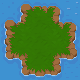

The image is a tile-based game level rendered from a .tmx file. Its description and complete source (layers, tilesets, objects, tile grids) follow:
An orthogonal 5x5 tile map with 16x16 px tiles, 4 tile layers (Ground0, Ground1, GroundDecoration0, GroundDecoration1), 4 tilesets and 3 objects.

<map version="1.10" tiledversion="1.11.2" orientation="orthogonal" renderorder="right-down" width="5" height="5" tilewidth="16" tileheight="16" infinite="0" nextlayerid="12" nextobjectid="39">
 <editorsettings>
  <export target="../../Data/Testing_Zone2.xml" format="tmx" />
 </editorsettings>
 <properties>
  <property name="IsInside" type="bool" value="false" />
 </properties>
 <tileset firstgid="1" source="../../Tilesets/Cave_Tiles.tsx" />
 <tileset firstgid="290" source="../../Tilesets/Floors_Tiles.tsx" />
 <tileset firstgid="915" source="../../Tilesets/Water_tiles.tsx" />
 <tileset firstgid="1540" source="../../Tilesets/Building_Atlas.tsx" />
 <layer id="2" name="Ground0" width="5" height="5">
  <data encoding="csv">
915,916,917,918,919,
940,941,942,943,944,
965,966,967,968,969,
990,991,992,993,994,
1015,1016,1017,1018,1019
</data>
 </layer>
 <layer id="1" name="Ground1" width="5" height="5">
  <data encoding="csv">
0,0,0,0,0,
0,0,0,0,0,
0,0,0,0,0,
0,0,0,0,0,
0,0,0,0,0
</data>
 </layer>
 <layer id="4" name="GroundDecoration0" width="5" height="5">
  <data encoding="csv">
0,0,0,0,0,
0,0,0,0,0,
0,0,0,0,0,
0,0,0,0,0,
0,0,0,0,0
</data>
 </layer>
 <layer id="8" name="GroundDecoration1" width="5" height="5">
  <data encoding="csv">
0,0,0,0,0,
0,0,0,0,0,
0,0,0,0,0,
0,0,0,0,0,
0,0,0,0,0
</data>
 </layer>
 <objectgroup id="7" name="Objects">
  <object id="28" x="40.636" y="66.727">
   <properties>
    <property name="Type" value="spawnPoint" />
   </properties>
   <point />
  </object>
  <object id="30" x="27.909" y="71.364" width="24.5455" height="4.18182">
   <properties>
    <property name="Type" value="tilemapChanger" />
   </properties>
  </object>
 </objectgroup>
 <objectgroup id="11" name="Collisions">
  <object id="31" x="21.636" y="4.5455">
   <polygon points="0.304348,0.478261 0.312253,16.3557 -15.6957,16.4704 -15.7312,52.4862 0.266737,52.4578 0.29249,68.4585 38.4111,68.5455 38.3102,52.4815 54.3439,52.3715 54.2411,17.4032 38.3953,17.4783 38.4071,0.853755 2.18182,0.909091 2.36364,-11.0909 60,5.45455 56.7273,65.2727 25.4545,77.4545 -34.1818,60 -9.45455,-5.63636" />
  </object>
 </objectgroup>
</map>
